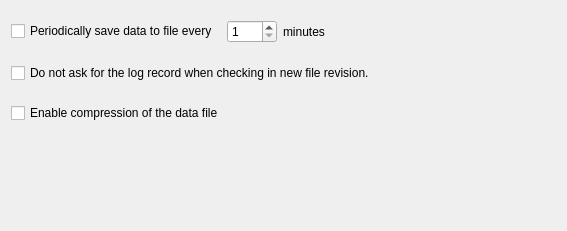
     <widget class="QWidget" name="tabData">
      <attribute name="title">
       <string>Data File</string>
      </attribute>
      <layout class="QGridLayout" name="prefs_gridLayout_5">
       <property name="topMargin">
        <number>20</number>
       </property>
       <property name="verticalSpacing">
        <number>20</number>
       </property>
       <item row="0" column="0">
        <widget class="QCheckBox" name="autosaveFile">
         <property name="text">
          <string>Periodically save data to file every </string>
         </property>
        </widget>
       </item>
       <item row="0" column="1">
        <widget class="QSpinBox" name="autosaveInterval">
         <property name="minimumSize">
          <size>
           <width>50</width>
           <height>0</height>
          </size>
         </property>
         <property name="maximumSize">
          <size>
           <width>100</width>
           <height>16777215</height>
          </size>
         </property>
         <property name="minimum">
          <number>1</number>
         </property>
         <property name="maximum">
          <number>120</number>
         </property>
        </widget>
       </item>
       <item row="0" column="2">
        <widget class="QLabel" name="textLabel1_3">
         <property name="text">
          <string>minutes</string>
         </property>
         <property name="wordWrap">
          <bool>false</bool>
         </property>
        </widget>
       </item>
       <item row="0" column="3">
        <spacer name="horizontalSpacer">
         <property name="orientation">
          <enum>Qt::Orientation::Horizontal</enum>
         </property>
         <property name="sizeHint" stdset="0">
          <size>
           <width>225</width>
           <height>20</height>
          </size>
         </property>
        </spacer>
       </item>
       <item row="1" column="0" colspan="4">
        <widget class="QCheckBox" name="emptyRCSLog">
         <property name="text">
          <string>Do not ask for the log record when checking in new file revision.</string>
         </property>
        </widget>
       </item>
       <item row="2" column="0" colspan="4">
        <widget class="QCheckBox" name="dataFileCompression">
         <property name="text">
          <string>Enable compression of the data file</string>
         </property>
        </widget>
       </item>
       <item row="3" column="0" colspan="4">
        <spacer name="verticalSpacer_3">
         <property name="orientation">
          <enum>Qt::Orientation::Vertical</enum>
         </property>
         <property name="sizeHint" stdset="0">
          <size>
           <width>20</width>
           <height>97</height>
          </size>
         </property>
        </spacer>
       </item>
      </layout>
     </widget>
